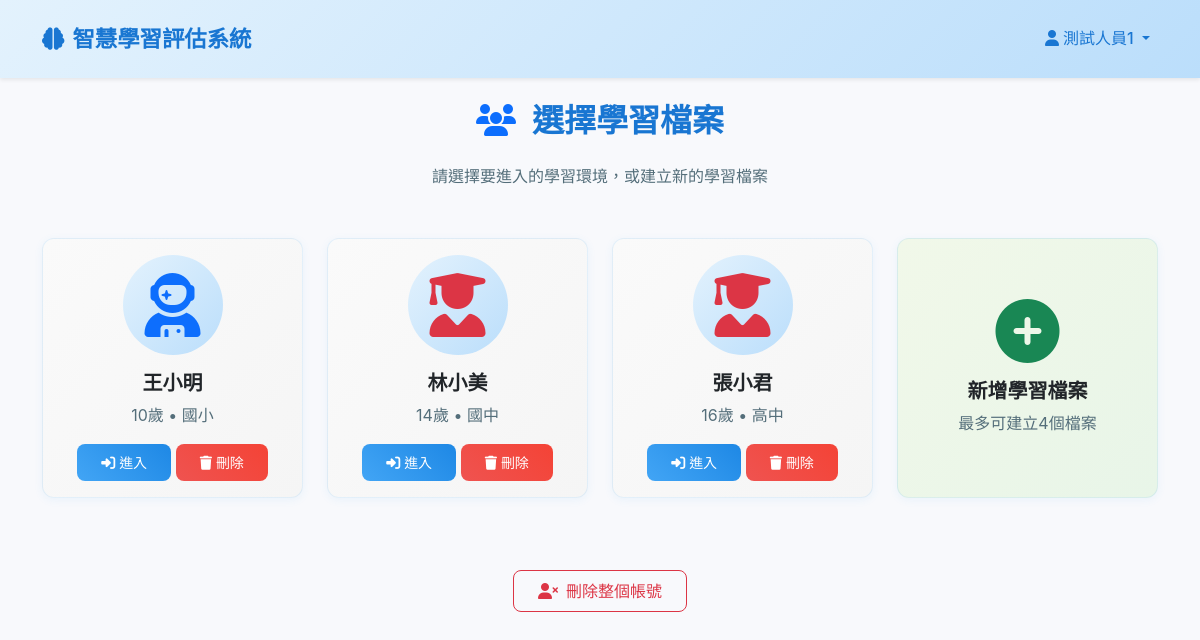
Screenshot of /child_selection (signed in) with the database file from the repository.
### app.py (models this page shows)
class Child(db.Model):
   id = db.Column(db.Integer, primary_key=True)
   user_id = db.Column(db.Integer, db.ForeignKey('user.id'), nullable=False)
   nickname = db.Column(db.String(80), nullable=False)
   gender = db.Column(db.String(10), nullable=False)  # male/female
   age = db.Column(db.Integer, nullable=False)
   education_stage = db.Column(db.String(20), nullable=False)  # elementary/middle/high
   created_at = db.Column(db.DateTime, default=datetime.utcnow)
   ai_suggestion = db.Column(db.Text)
   pdf_report_path = db.Column(db.String(255))
   pdf_generated_at = db.Column(db.DateTime)
   study_sessions = db.relationship('StudySession', backref='child', lazy=True, cascade='all, delete-orphan')

### app.py (the view)
@app.route('/child_selection')
def child_selection():
   if 'user_id' not in session:
       return redirect(url_for('login'))
   user_id = session['user_id']
   children = Child.query.filter_by(user_id=user_id).all()
   return render_template('child_selection.html', children=children)

### templates/child_selection.html (shortened to what this page needs)
{% extends "base.html" %}
{% block content %}
<div class="container">
    <div class="row">
        <div class="col-12">
            <h2 class="mb-4 text-center">
                <i class="fas fa-users text-primary me-2"></i>
                選擇學習檔案
            </h2>
            <p class="text-center text-muted mb-5">
                請選擇要進入的學習環境，或建立新的學習檔案
            </p>
        </div>
    </div>
    <div class="row justify-content-center">
        {% for child in children %}
        <div class="col-md-6 col-lg-3 mb-4">
            <div class="card child-card h-100" onclick="selectChild({{ child.id }})">
                <div class="card-body text-center">
                    <div class="child-avatar mb-3">
                        {% if child.gender == 'male' %}
                            <i class="fas fa-user-astronaut fa-4x text-primary"></i>
                        {% else %}
                            <i class="fas fa-user-graduate fa-4x text-danger"></i>
                        {% endif %}
                    </div>
                    <h5 class="card-title">{{ child.nickname }}</h5>
                    <p class="card-text text-muted">
                        {{ child.age }}歲 • {{ {'elementary': '國小', 'middle': '國中', 'high': '高中'}[child.education_stage] }}
                    </p>
                    <div class="mt-3">
                        <button class="btn btn-primary btn-sm" onclick="event.stopPropagation(); selectChild({{ child.id }})">
                            <i class="fas fa-sign-in-alt me-1"></i>進入
                        </button>
                        <button class="btn btn-danger btn-sm" onclick="event.stopPropagation(); deleteChild({{ child.id }}, '{{ child.nickname }}')">
                            <i class="fas fa-trash me-1"></i>刪除
                        </button>
                    </div>
                </div>
            </div>
        </div>
        {% endfor %}
        {% if children|length < 4 %}
        <div class="col-md-6 col-lg-3 mb-4">
            <div class="card add-child-card h-100" data-bs-toggle="modal" data-bs-target="#createChildModal">
                <div class="card-body text-center d-flex flex-column justify-content-center">
                    <i class="fas fa-plus-circle fa-4x text-success mb-3"></i>
                    <h5 class="card-title">新增學習檔案</h5>
                    <p class="card-text text-muted">最多可建立4個檔案</p>
                </div>
            </div>
        </div>
        {% endif %}
    </div>
    <div class="row mt-5">
        <div class="col-12 text-center">
            <button class="btn btn-outline-danger" onclick="deleteAccount()">
                <i class="fas fa-user-times me-2"></i>刪除整個帳號
            </button>
        </div>
    </div>
</div>
{% endblock %}

### templates/base.html (shortened to what this page needs)
<!DOCTYPE html>
<html lang="zh-TW">
<head>
    <link href="https://cdnjs.cloudflare.com/ajax/libs/bootstrap/5.3.0/css/bootstrap.min.css" rel="stylesheet">
    <link href="https://cdnjs.cloudflare.com/ajax/libs/font-awesome/6.4.0/css/all.min.css" rel="stylesheet">
    <link href="{{ url_for('static', filename='style.css') }}" rel="stylesheet">
</head>
<body>
    <nav class="navbar navbar-expand-lg navbar-light">
        <div class="container">
            <a class="navbar-brand" href="{{ url_for('index') }}">
                <i class="fas fa-brain me-2"></i>智慧學習評估系統
            </a>
            <div class="collapse navbar-collapse" id="navbarNav">
                <div class="navbar-nav ms-auto">
                    {% if session.username %}
                        <div class="dropdown">
                            <a class="nav-link dropdown-toggle text-primary" href="#" role="button" data-bs-toggle="dropdown">
                                <i class="fas fa-user me-1"></i>{{ session.username }}
                            </a>
                        </div>
                    {% endif %}
                </div>
            </div>
        </div>
    </nav>
    <main class="container-fluid py-4">
        {% block content %}{% endblock %}
    </main>
</body>
</html>

### static/style.css (style rules this page uses)
* { box-sizing: border-box; }
body { font-family: 'Microsoft JhengHei', 'Segoe UI', Tahoma, Geneva, Verdana, sans-serif; background-color: #f8f9fc; line-height: 1.6; color: #2c3e50; }
.navbar { box-shadow: 0 2px 4px rgba(0,0,0,0.08); background: linear-gradient(135deg, #e3f2fd 0%, #bbdefb 100%) !important; }
.navbar-brand { font-weight: bold; font-size: 1.3rem; color: #1976d2 !important; }
.navbar-nav .nav-link { color: #1976d2 !important; font-weight: 500; }
.card { border: none; border-radius: 12px; box-shadow: 0 2px 12px rgba(0,0,0,0.08); transition: all 0.3s ease; background: white; }
.btn { border-radius: 8px; font-weight: 500; transition: all 0.3s ease; position: relative; overflow: hidden; }
.btn::before { content: ''; position: absolute; top: 0; left: -100%; width: 100%; height: 100%; background: linear-gradient(90deg, transparent, rgba(255,255,255,0.3), transparent); transition: left 0.5s; }
.btn-primary { background: linear-gradient(45deg, #42a5f5, #1e88e5); border: none; }
.btn-danger { background: linear-gradient(45deg, #ef5350, #f44336); border: none; }
.child-card { cursor: pointer; transition: all 0.3s ease; border: 2px solid #e3f2fd; background: linear-gradient(135deg, #fafafa 0%, #f5f5f5 100%); }
.add-child-card { cursor: pointer; transition: all 0.3s ease; border: 2px dashed #66bb6a; background: linear-gradient(135deg, #f1f8e9 0%, #e8f5e8 100%); }
.child-avatar { width: 100px; height: 100px; margin: 0 auto; display: flex; align-items: center; justify-content: center; background: linear-gradient(135deg, #e3f2fd 0%, #bbdefb 100%); border-radius: 50%; }

### templates/base.html (style rules this page uses)
body { font-family: -apple-system, BlinkMacSystemFont, "Segoe UI", "Microsoft JhengHei", "微軟正黑體", Roboto, "Helvetica Neue", Arial, sans-serif; font-size: 16px; line-height: 1.6; color: #2c3e50; -webkit-font-smoothing: antialiased; -moz-osx-font-smoothing: grayscale; background-color: #f8f9fc; }
h1, h2, h3, h4, h5, h6 { font-weight: 600; color: #1976d2; }
.text-muted { color: #546e7a !important; }
.navbar { box-shadow: 0 2px 4px rgba(0,0,0,.08); padding: 1rem 0; }
.navbar-brand { font-size: 1.4rem; font-weight: 700; }
.card { border: 1px solid rgba(66, 165, 245, 0.125); box-shadow: 0 2px 8px rgba(66, 165, 245, 0.08); }
.btn { font-weight: 500; padding: 0.5rem 1.5rem; }
:root { --primary-color: #42a5f5; --primary-dark: #1e88e5; --success-color: #66bb6a; --warning-color: #ffb74d; --danger-color: #ef5350; --info-color: #26c6da; }

### rows the page displays
Child: gender "male" (drawn), nickname "王小明", age "10", education_stage "國小"
Child: gender "female" (drawn), nickname "林小美", age "14", education_stage "國中"
Child: gender "female" (drawn), nickname "張小君", age "16", education_stage "高中"

### other values shown
{{ session.username }} "測試人員1"
